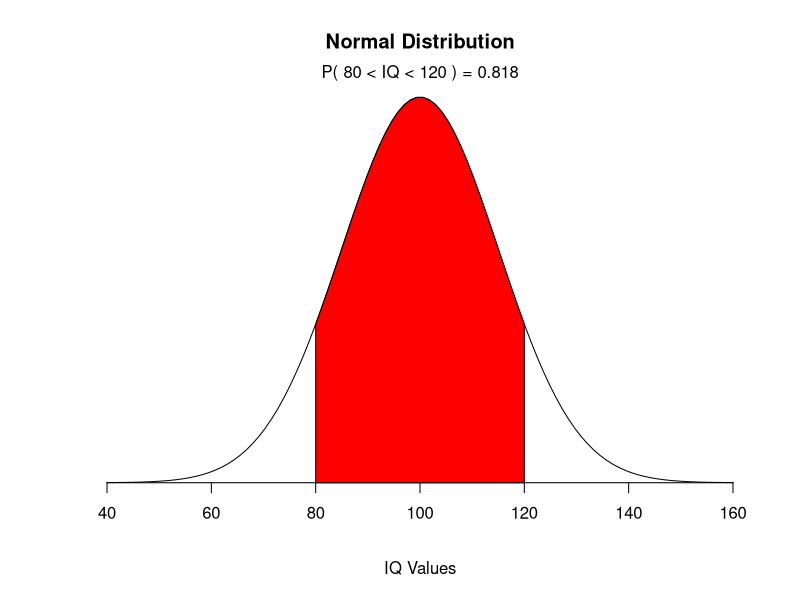

Recreate this plot in R.
#===============================================================
#                CHHD301-Biostatistics
#===============================================================
# INSTRUCTOR : Dr. Wiriya Mahikul
# TITLE      : Lecture 7 - Estimation 
#===============================================================



# Children's IQ scores are normally distributed with a
# mean of 100 and a standard deviation of 15. What
# proportion of children are expected to have an IQ between
# 80 and 120?

mean=100; sd=15
lb=80; ub=120

x <- seq(-4,4,length=100)*sd + mean
hx <- dnorm(x,mean,sd)

plot(x, hx, type="n", xlab="IQ Values", ylab="",
     main="Normal Distribution", axes=FALSE)

i <- x >= lb & x <= ub
lines(x, hx)
polygon(c(lb,x[i],ub), c(0,hx[i],0), col="red")

area <- pnorm(ub, mean, sd) - pnorm(lb, mean, sd)
result <- paste("P(",lb,"< IQ <",ub,") =",
                signif(area, digits=3))
mtext(result,3)
axis(1, at=seq(40, 160, 20), pos=0)


##=============== Confidence Interval For a Population Mean ====================


## หน้า 15
# นักกายภาพบําบัดคนหนึ่งต้องการที่จะหาค่าเฉลี่ยของความแข็งแรงกล้ามเนื้อในคนไข้กลุ่มหนึ่ง
# จึงได้ทําการสุ่มเก็บรวบรวมข้อมูลจากคนไข้อาสาสมัคร 15 คน ได้ค่าเฉลี่ยความแข็งแรงของกล้ามเนื้อเท่ากับ 84.3 ปอนด์ 
# ความแปรปรวน 139.24 ปอนด์^2 ถ้าทราบความแข็งแรงของกล้ามเนื้อมีการแจกแจงโดยประมาณแบบปกติด้วยความแปรปรวน 144 ปอนด์^2

# จงสร้างช่วงความเชื่อมั่น 99% ของค่าเฉลี่ยความแข็งแรงของกล้ามเนื้อคนไข้
84.3-qnorm(.995)*(12/sqrt(15))
84.3+qnorm(.995)*(12/sqrt(15))


## หน้า 18
# ทีมนักวิจัยจากสถาบันการศึกษาแห่งหนึ่งต้องการที่จะศึกษาเกี่ยวกับการตรงต่อเวลา
# ของคนไข้ที่นัดพบแพทย์ในโรงพยาบาลแห่งหนึ่ง จึงได้สอบถามคนไข้ที่มาพบแพทย์
# ในโรงพยาบาลแห่งนี้จํานวน 60 คน พบว่าผิดนัดกับแพทย์ด้วยเวลาเฉลี่ย 17.2 นาที
# ส่วนเบี่ยงเบนมาตรฐาน 4 นาทีจากข้อมูลในอดีตพบว่าความแปรปรวนของ
# เวลาที่คนไข้ผิดนัดกับแพทย์ที่ตรวจรักษาเป็น 64 นาที^2

# จงสร้างช่วงความเชื่อมั่น 90% ของเวลาเฉลี่ยที่คนไข้จะผิดนัดกับแพทย์ที่ตรวจรักษา
17.2-qnorm(.95)*(8/sqrt(60))
17.2+qnorm(.95)*(8/sqrt(60))



## หน้า 21
# ถ้าเลือกตัวอย่างเด็กหญิงอายุ10 ขวบมา 16 คน ได้ค่าเฉลี่ยและส่วนเบี่ยงเบนมาตรฐาน
# ของน้ำหนักเป็น 71.5 ปอนด์และ 12 ปอนด์ตามลําดับ ถ้าน้ำหนักเด็กหญิงกลุ่มนี้มีการแจกแจงปกติ

# จงสร้างช่วงความเชื่อมั่น 95% ของ น้ำหนักเฉลี่ยเด็กหญิงกลุ่มนี้
71.5-qt(0.025, 15, lower.tail = FALSE)*(12/sqrt(16))
71.5+qt(0.025, 15, lower.tail = FALSE)*(12/sqrt(16))



##=============== Confidence Interval For a Population proportion ====================

## หน้า 26
# จากรายงานของกระทรวงเทคโนโลยีและสารสนเทศปีพ.ศ. 2560 ระบุว่าในกลุ่ม
# ผู้ใช้อินเตอร์เน็ตจํานวน 1,220 คน พบว่า 220 คนใช้อินเตอร์เน็ตเพื่อความบันเทิง

# จงสร้างช่วงความเชื่อมั่น 95% ของสัดส่วนผู้ใช้อินเตอร์เน็ต เพื่อความบันเทิงในปีพ.ศ. 2560
220/1220-qnorm(.975)*(sqrt(0.18*0.82/1220))
220/1220+qnorm(.975)*(sqrt(0.18*0.82/1220))



##=============== Confidence Interval for the Variance ====================
## หน้า 30
# ในการตรวจหาปริมาณฮีโมโกลบินในสัตว์ทดลอง 16 ตัว พบว่ามีความแปรปรวนของปริมาณ
# ฮีโมโกลบินในสัตว์ทดลอง 2.18 กรัมต่อเดซิลิตร^2 จงสร้างช่วงความเชื่อมั่น 95% ของความ
# แปรปรวนของปริมาณฮีโมโกลบินในสัตว์ทดลอง
15*2.18/qchisq(0.975, df=15, ncp = 0, lower.tail = TRUE)
15*2.18/qchisq(0.025, df=15, ncp = 0, lower.tail = TRUE)



##=============== Confidence Interval For two difference means ====================
## หน้า 36 (เนื่องจากโจทย์มีตารางด้วย เลยไม่ได้แปะโจทย์)
(20.6-17.4)-qnorm(.995)*(sqrt(33.64/185+33.64/86))
(20.6-17.4)+qnorm(.995)*(sqrt(33.64/185+33.64/86))



##=============== Quiz: Estimation  ====================

## Quiz 01
# นักกายภาพบำบัดคนหนึ่งต้องการที่จะหาค่าเฉลี่ยของความแข็งแรงกล้ามเนื้อในคนไข้กลุ่มหนึ่ง
# จึงได้ทำการสุ่มเก็บรวบรวมข้อมูลจากคนไข้อาสาสมัคร 20 คน ได้ค่าเฉลี่ยความแข็งแรงของกล้ามเนื้อเท่ากับ 82.3 ปอนด์
# ความแปรปรวน 139.24 ปอนด์^2 ถ้าทราบความแข็งแรงของกล้ามเนื้อมีการแจกแจงโดยประมาณแบบปกติด้วยความแปรปรวน 144 ปอนด์^2
# ข้อใดคือ ช่วงความเชื่อมั่น 99% ของค่าเฉลี่ยความแข็งแรงของกล้ามเนื้อคนไข้
82.3-qnorm(.995)*(12/sqrt(20))
82.3+qnorm(.995)*(12/sqrt(20))


## Quiz 02
# ถ้าเลือกตัวอย่างเด็กหญิงอายุ 10 ขวบมา 15 คน ได้ค่าเฉลี่ยและส่วนเบี่ยงเบนมาตรฐาน
# ของน้ำหนักเป็น 72.5 ปอนด์และ 12 ปอนด์ตามลำดับ ถ้าน้ำหนักเด็กหญิงกลุ่มนี้มีการแจกแจงปกติ 
# ข้อใดคือ ช่วงความเชื่อมั่น 95% ของน้ำหนักเฉลี่ยเด็กหญิงกลุ่มนี้
72.5-qt(0.025, 15, lower.tail = FALSE)*(12/sqrt(15))
72.5+qt(0.025, 15, lower.tail = FALSE)*(12/sqrt(15))


## Quiz 03
# จากรายงานของกระทรวงเทคโนโลยีและสารสนเทศปี พ.ศ. 2560 ระบุว่าในกลุ่มผู้ใช้อินเตอร์เน็ตจำนวน
# 1,200 คน พบว่า 250 คนใช้อินเตอร์เน็ตเพื่อความบันเทิง ข้อใดคือ ช่วงความเชื่อมั่น 95% ของสัดส่วน
# ผู้ใช้อินเตอร์เน็ต เพื่อความบันเทิงในปี พ.ศ. 2560
250/1200-qnorm(.975)*(sqrt(0.21*0.79/1200))
250/1200+qnorm(.975)*(sqrt(0.21*0.79/1200))


## Quiz 04 (เนื่องจากโจทย์มีตารางด้วย เลยไม่ได้แปะโจทย์)
##90%
sp<-((10*1.05^2)+(7*1.01^2))/(11+8-2)
sp
(11.21-10.00)-qt(0.05, df=17, lower.tail = FALSE)*(sqrt(sp/11+sp/8))
(11.21-10.00)+qt(0.05, df=17, lower.tail = FALSE)*(sqrt(sp/11+sp/8))


## Quiz 05 (เนื่องจากโจทย์มีตารางด้วย เลยไม่ได้แปะโจทย์)
##90%
(25/220-42/300)-qnorm(.95)*(sqrt(0.114*0.886/220+0.14*0.86/300))
(25/220-42/300)+qnorm(.95)*(sqrt(0.114*0.886/220+0.14*0.86/300))




